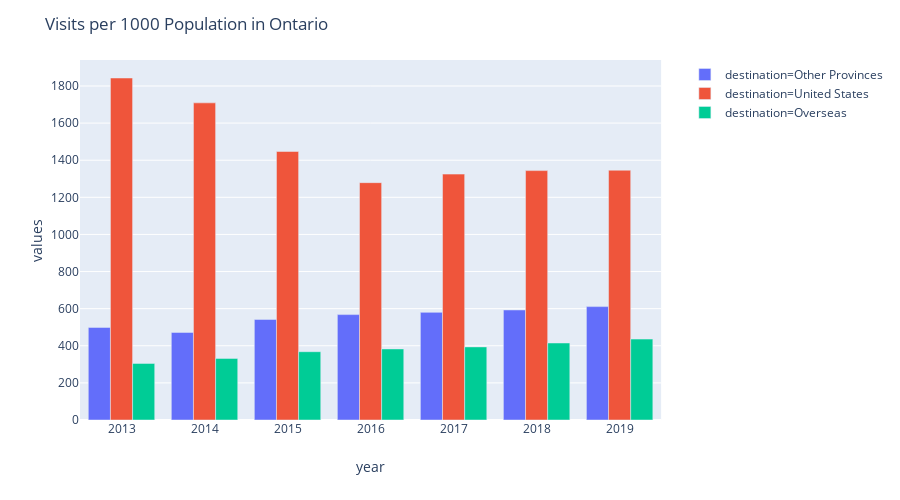

The cell this chart's notebook holds for it:
### Markdown cell above
### Number of Visits per 1000 populations in Ontario

### Code cell
df = pd.read_csv('visits per 1000.csv')
df = df.T
df = df.rename(columns=df.iloc[0]).iloc[1:]
df = df.reset_index()
df = df.rename(columns={'index': 'year'})

df['Other Provinces'] = df['Other Provinces'].astype(int)
df['United States'] = df['United States'].str.replace(',', '')
df['United States'] = df['United States'].astype(int)
df['Overseas'] = df['Overseas'].astype(int)
df['year'] = df['year'].astype(int)
df = pd.melt(df,id_vars=['year'],var_name='destination', value_name='values')

fig = px.bar(df, x="year", y="values", color='destination', barmode='group', height=500)
fig.update_layout(title_text="Visits per 1000 Population in Ontario")
fig.show()

### Figure 1 — Plotly figure (JSON) as saved in the notebook; plotly's stock layout.template omitted (floating-point values rounded to 4 significant figures)
{"data": [{"alignmentgroup": "True", "hoverlabel": {"namelength": 0}, "hovertemplate": "destination=Other Provinces<br>year=%{x}<br>values=%{y}", "legendgroup": "destination=Other Provinces", "marker": {"color": "#636efa"}, "name": "destination=Other Provinces", "offsetgroup": "destination=Other Provinces", "orientation": "v", "showlegend": true, "textposition": "auto", "type": "bar", "x": [2013, 2014, 2015, 2016, 2017, 2018, 2019], "xaxis": "x", "y": [499, 472, 542, 568, 580, 593, 611], "yaxis": "y"}, {"alignmentgroup": "True", "hoverlabel": {"namelength": 0}, "hovertemplate": "destination=United States<br>year=%{x}<br>values=%{y}", "legendgroup": "destination=United States", "marker": {"color": "#EF553B"}, "name": "destination=United States", "offsetgroup": "destination=United States", "orientation": "v", "showlegend": true, "textposition": "auto", "type": "bar", "x": [2013, 2014, 2015, 2016, 2017, 2018, 2019], "xaxis": "x", "y": [1843, 1709, 1447, 1279, 1325, 1344, 1346], "yaxis": "y"}, {"alignmentgroup": "True", "hoverlabel": {"namelength": 0}, "hovertemplate": "destination=Overseas<br>year=%{x}<br>values=%{y}", "legendgroup": "destination=Overseas", "marker": {"color": "#00cc96"}, "name": "destination=Overseas", "offsetgroup": "destination=Overseas", "orientation": "v", "showlegend": true, "textposition": "auto", "type": "bar", "x": [2013, 2014, 2015, 2016, 2017, 2018, 2019], "xaxis": "x", "y": [305, 332, 368, 383, 394, 415, 436], "yaxis": "y"}], "layout": {"barmode": "group", "height": 500, "legend": {"tracegroupgap": 0}, "margin": {"t": 60}, "title": {"text": "Visits per 1000 Population in Ontario"}, "xaxis": {"anchor": "y", "domain": [0, 0.98], "title": {"text": "year"}}, "yaxis": {"anchor": "x", "domain": [0, 1], "title": {"text": "values"}}}}
